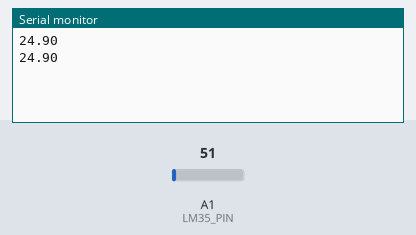
Recording of a sketch running on a simulated Arduino Uno, built with avr-gcc and run on an emulated ATmega328P. Shown: the last lines printed to the serial monitor. Inputs (shaded band) come from the test bench; at power-on: A1 (LM35_PIN) = 51.

Above: at 1.8 s.
1.9 s: A1 (LM35_PIN) set to 61
At 2.7 s:
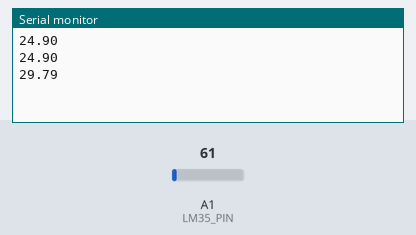
3.4 s: A1 (LM35_PIN) set to 71
At 4.8 s:
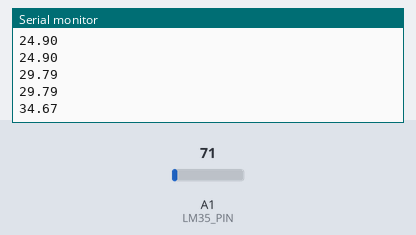
Timing chart, 0 to 6.4 s (numbered marks = the images above; inputs shaded):
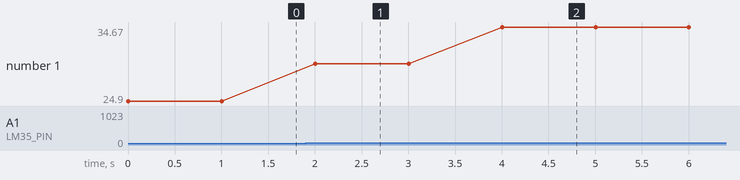

Measured:
- after the input at 1.9 s, the serial monitor: prints a new line after 0.10 s (image 1)
- after the input at 3.4 s, the serial monitor: prints a new line after 0.60 s (image 2)
- plotted number 1: 24.9 → 29.79 after the input at 1.9 s, 29.79 → 34.67 after the input at 3.4 s

The sketch:

Analog_Sensors.ino
```cpp
int LM35_PIN = A1;
void setup() { Serial.begin(9600);
}
void loop() {
int input = analogRead(LM35_PIN); // Obtengo el valor sensado por el LM35
float mv = (5000 / 1024.0) * input; // Convierto el valor leido a mV
float cel = mv / 10; // Convierto los mV leidos a grados celsius
Serial.println(cel);
delay(1000);
}
```
